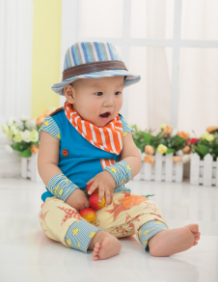
#> input picture xxml/test06/6.son.png, 218 x 282 px
$ python 6.3.svd.py   (Python 2 division)
#> lines starting #> are read from the running program, lines starting #| are printed output that depends on the picture
#!/usr/bin/python
#  -*- coding:utf-8 -*-

import numpy as np
import os
from PIL import Image
import matplotlib.pyplot as plt
import matplotlib as mpl
from pprint import pprint


def restore1(sigma, u, v, K):  # 奇异值、左特征向量、右特征向量
    m = len(u)
    n = len(v[0])
    a = np.zeros((m, n))
    for k in range(K):
        uk = u[:, k].reshape(m, 1)
        vk = v[k].reshape(1, n)
        a += sigma[k] * np.dot(uk, vk)
    a[a < 0] = 0
    a[a > 255] = 255
    # a = a.clip(0, 255)
    return np.rint(a).astype('uint8')


def restore2(sigma, u, v, K):  # 奇异值、左特征向量、右特征向量
    m = len(u)
    n = len(v[0])
    a = np.zeros((m, n))
    for k in range(K+1):
        for i in range(m):
            a[i] += sigma[k] * u[i][k] * v[k]
    a[a < 0] = 0
    a[a > 255] = 255
    return np.rint(a).astype('uint8')


if __name__ == "__main__":
    #读取一个图像
    A = Image.open("6.son.png", 'r')
#> A is the input picture: PIL image 218x282 RGB; mean R, G, B 202.6, 195.5, 183.8
    output_path = r'.\Pic'
    if not os.path.exists(output_path):
        os.mkdir(output_path)
    a = np.array(A)
    K = 50
    #对于第一 第二 第三个通道 分别做svd  得到 u  ∑  和v
    u_r, sigma_r, v_r = np.linalg.svd(a[:, :, 0])
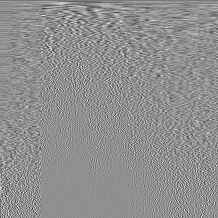
#> v_r: shape (218, 218) float64; min -0.449, max 0.346, mean -0.000332; drawn with min black and max white
#> sigma_r = 218 values, max 50964.7 at index 0, min 1.07 at index 217, mean 459.7
    u_g, sigma_g, v_g = np.linalg.svd(a[:, :, 1])
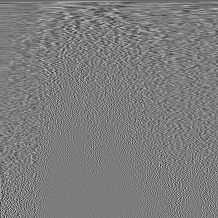
#> v_g: shape (218, 218) float64; min -0.407, max 0.423, mean -0.000278; drawn with min black and max white
#> sigma_g = 218 values, max 49167.6 at index 0, min 1.04 at index 217, mean 416.6
    u_b, sigma_b, v_b = np.linalg.svd(a[:, :, 2])
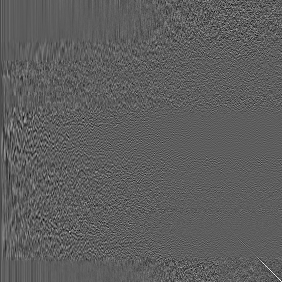
#> u_b: shape (282, 282) float64; min -0.34, max 0.582, mean -0.000176; drawn with min black and max white
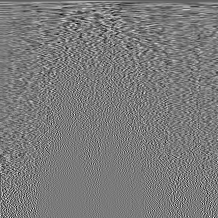
#> v_b: shape (218, 218) float64; min -0.328, max 0.352, mean -0.000279; drawn with min black and max white
#> sigma_b = 218 values, max 46412.4 at index 0, min 1.15 at index 217, mean 434
    plt.figure(figsize=(10,10), facecolor='w')
    mpl.rcParams['font.sans-serif'] = [u'simHei']
    mpl.rcParams['axes.unicode_minus'] = False
    for k in range(1, K+1):
        print k
        #对 r g b 做同样的事情  做回复 ，前几个 奇异值  得到 r g  b
        R = restore1(sigma_r, u_r, v_r, k)
        G = restore1(sigma_g, u_g, v_g, k)
        B = restore1(sigma_b, u_b, v_b, k)
        #再把这3个连在一起
        I = np.stack((R, G, B), 2)
        #把I 输出出来 保存在结果里面去
        Image.fromarray(I).save('%s\\svd_%d.png' % (output_path, k))
        #把前面几个输出来
        if k <= 12:
            plt.subplot(3, 4, k)
            plt.imshow(I)
            plt.axis('off')
            plt.title(u'奇异值个数：%d' % k)
#> this loop made 50 passes
#> pass 1, `R = restore1(sigma_r, u_r, v_r, k)`:
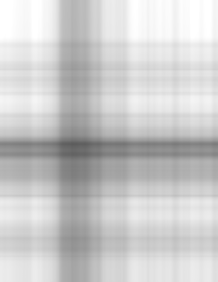
#> R: shape (282, 218); min 92, max 255, mean 202.8
#> pass 1, `G = restore1(sigma_g, u_g, v_g, k)`:
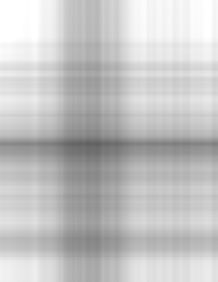
#> G: shape (282, 218); min 97, max 255, mean 195.5
#> pass 1, `I = np.stack((R, G, B), 2)`:
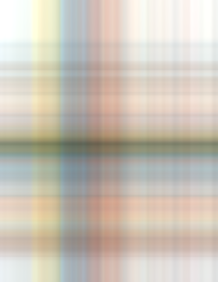
#> I: shape (282, 218, 3); mean of channels 0, 1, 2 202.8, 195.5, 183.8; drawn as R, G, B
    plt.suptitle(u'SVD与图像分解', fontsize=18)
#> (the run stopped early here; a loop or call above may not have finished)
